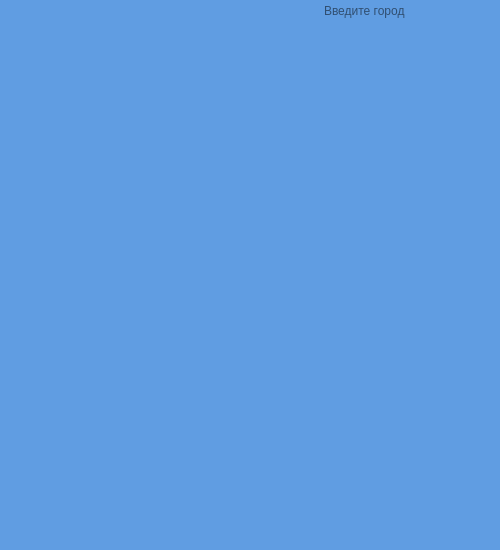
<?xml version="1.0" encoding="UTF-8"?>
<ui version="4.0">
 <class>MainWindow</class>
 <widget class="QMainWindow" name="MainWindow">
  <property name="geometry">
   <rect>
    <x>0</x>
    <y>0</y>
    <width>500</width>
    <height>550</height>
   </rect>
  </property>
  <property name="minimumSize">
   <size>
    <width>500</width>
    <height>550</height>
   </size>
  </property>
  <property name="maximumSize">
   <size>
    <width>500</width>
    <height>550</height>
   </size>
  </property>
  <property name="windowTitle">
   <string>Weather Forecast</string>
  </property>
  <property name="windowIcon">
   <iconset resource="resources.qrc">
    <normaloff>:/images/icon.png</normaloff>:/images/icon.png</iconset>
  </property>
  <property name="styleSheet">
   <string notr="true">background-color: #609DE2</string>
  </property>
  <property name="animated">
   <bool>true</bool>
  </property>
  <widget class="QWidget" name="centralWidget">
   <widget class="QTextEdit" name="cityEdit">
    <property name="geometry">
     <rect>
      <x>320</x>
      <y>0</y>
      <width>150</width>
      <height>30</height>
     </rect>
    </property>
    <property name="sizePolicy">
     <sizepolicy hsizetype="Fixed" vsizetype="Fixed">
      <horstretch>0</horstretch>
      <verstretch>0</verstretch>
     </sizepolicy>
    </property>
    <property name="minimumSize">
     <size>
      <width>150</width>
      <height>30</height>
     </size>
    </property>
    <property name="maximumSize">
     <size>
      <width>150</width>
      <height>30</height>
     </size>
    </property>
    <property name="styleSheet">
     <string notr="true"/>
    </property>
    <property name="inputMethodHints">
     <set>Qt::ImhNone</set>
    </property>
    <property name="frameShape">
     <enum>QFrame::NoFrame</enum>
    </property>
    <property name="lineWidth">
     <number>1</number>
    </property>
    <property name="verticalScrollBarPolicy">
     <enum>Qt::ScrollBarAlwaysOff</enum>
    </property>
    <property name="horizontalScrollBarPolicy">
     <enum>Qt::ScrollBarAlwaysOff</enum>
    </property>
    <property name="lineWrapMode">
     <enum>QTextEdit::NoWrap</enum>
    </property>
    <property name="tabStopWidth">
     <number>80</number>
    </property>
    <property name="placeholderText">
     <string>Введите город</string>
    </property>
   </widget>
   <widget class="QLabel" name="cityLabel">
    <property name="geometry">
     <rect>
      <x>250</x>
      <y>50</y>
      <width>70</width>
      <height>16</height>
     </rect>
    </property>
    <property name="sizePolicy">
     <sizepolicy hsizetype="Preferred" vsizetype="Preferred">
      <horstretch>0</horstretch>
      <verstretch>0</verstretch>
     </sizepolicy>
    </property>
    <property name="font">
     <font>
      <pointsize>15</pointsize>
      <weight>75</weight>
      <bold>true</bold>
     </font>
    </property>
    <property name="frameShape">
     <enum>QFrame::NoFrame</enum>
    </property>
    <property name="text">
     <string/>
    </property>
    <property name="textFormat">
     <enum>Qt::AutoText</enum>
    </property>
    <property name="scaledContents">
     <bool>false</bool>
    </property>
    <property name="alignment">
     <set>Qt::AlignCenter</set>
    </property>
    <property name="wordWrap">
     <bool>false</bool>
    </property>
   </widget>
   <widget class="QLabel" name="main_description">
    <property name="geometry">
     <rect>
      <x>240</x>
      <y>120</y>
      <width>59</width>
      <height>16</height>
     </rect>
    </property>
    <property name="text">
     <string/>
    </property>
    <property name="alignment">
     <set>Qt::AlignCenter</set>
    </property>
   </widget>
   <widget class="QLabel" name="actual_img">
    <property name="geometry">
     <rect>
      <x>45</x>
      <y>130</y>
      <width>64</width>
      <height>64</height>
     </rect>
    </property>
    <property name="minimumSize">
     <size>
      <width>64</width>
      <height>64</height>
     </size>
    </property>
    <property name="maximumSize">
     <size>
      <width>64</width>
      <height>64</height>
     </size>
    </property>
    <property name="text">
     <string/>
    </property>
   </widget>
   <widget class="QLabel" name="main_temp">
    <property name="geometry">
     <rect>
      <x>57</x>
      <y>220</y>
      <width>41</width>
      <height>21</height>
     </rect>
    </property>
    <property name="font">
     <font>
      <pointsize>32</pointsize>
     </font>
    </property>
    <property name="text">
     <string/>
    </property>
   </widget>
   <widget class="QLabel" name="feels_like_img">
    <property name="geometry">
     <rect>
      <x>170</x>
      <y>150</y>
      <width>24</width>
      <height>24</height>
     </rect>
    </property>
    <property name="text">
     <string/>
    </property>
   </widget>
   <widget class="QLabel" name="humidity_img">
    <property name="geometry">
     <rect>
      <x>170</x>
      <y>190</y>
      <width>24</width>
      <height>24</height>
     </rect>
    </property>
    <property name="text">
     <string/>
    </property>
   </widget>
   <widget class="QLabel" name="wind_img">
    <property name="geometry">
     <rect>
      <x>170</x>
      <y>230</y>
      <width>24</width>
      <height>24</height>
     </rect>
    </property>
    <property name="text">
     <string/>
    </property>
   </widget>
   <widget class="QLabel" name="feels_like_lbl">
    <property name="geometry">
     <rect>
      <x>220</x>
      <y>153</y>
      <width>60</width>
      <height>16</height>
     </rect>
    </property>
    <property name="font">
     <font>
      <pointsize>16</pointsize>
     </font>
    </property>
    <property name="text">
     <string/>
    </property>
   </widget>
   <widget class="QLabel" name="humidity_lbl">
    <property name="geometry">
     <rect>
      <x>220</x>
      <y>193</y>
      <width>60</width>
      <height>16</height>
     </rect>
    </property>
    <property name="font">
     <font>
      <pointsize>16</pointsize>
     </font>
    </property>
    <property name="text">
     <string/>
    </property>
   </widget>
   <widget class="QLabel" name="wind_lbl">
    <property name="geometry">
     <rect>
      <x>220</x>
      <y>233</y>
      <width>100</width>
      <height>16</height>
     </rect>
    </property>
    <property name="font">
     <font>
      <pointsize>16</pointsize>
     </font>
    </property>
    <property name="text">
     <string/>
    </property>
   </widget>
   <widget class="QLabel" name="day1">
    <property name="geometry">
     <rect>
      <x>52</x>
      <y>320</y>
      <width>20</width>
      <height>16</height>
     </rect>
    </property>
    <property name="text">
     <string/>
    </property>
    <property name="alignment">
     <set>Qt::AlignCenter</set>
    </property>
   </widget>
   <widget class="QLabel" name="day2">
    <property name="geometry">
     <rect>
      <x>170</x>
      <y>320</y>
      <width>20</width>
      <height>16</height>
     </rect>
    </property>
    <property name="text">
     <string/>
    </property>
    <property name="alignment">
     <set>Qt::AlignCenter</set>
    </property>
   </widget>
   <widget class="QLabel" name="day3">
    <property name="geometry">
     <rect>
      <x>290</x>
      <y>320</y>
      <width>20</width>
      <height>16</height>
     </rect>
    </property>
    <property name="text">
     <string/>
    </property>
    <property name="alignment">
     <set>Qt::AlignCenter</set>
    </property>
   </widget>
   <widget class="QLabel" name="day4">
    <property name="geometry">
     <rect>
      <x>420</x>
      <y>320</y>
      <width>20</width>
      <height>16</height>
     </rect>
    </property>
    <property name="text">
     <string/>
    </property>
    <property name="alignment">
     <set>Qt::AlignCenter</set>
    </property>
   </widget>
   <widget class="QLabel" name="day1_img">
    <property name="geometry">
     <rect>
      <x>30</x>
      <y>360</y>
      <width>64</width>
      <height>64</height>
     </rect>
    </property>
    <property name="text">
     <string/>
    </property>
   </widget>
   <widget class="QLabel" name="day2_img">
    <property name="geometry">
     <rect>
      <x>150</x>
      <y>360</y>
      <width>64</width>
      <height>64</height>
     </rect>
    </property>
    <property name="text">
     <string/>
    </property>
   </widget>
   <widget class="QLabel" name="day3_img">
    <property name="geometry">
     <rect>
      <x>270</x>
      <y>360</y>
      <width>64</width>
      <height>64</height>
     </rect>
    </property>
    <property name="text">
     <string/>
    </property>
   </widget>
   <widget class="QLabel" name="day4_img">
    <property name="geometry">
     <rect>
      <x>400</x>
      <y>360</y>
      <width>64</width>
      <height>64</height>
     </rect>
    </property>
    <property name="text">
     <string/>
    </property>
   </widget>
   <widget class="QLabel" name="day1_temp">
    <property name="geometry">
     <rect>
      <x>52</x>
      <y>440</y>
      <width>31</width>
      <height>21</height>
     </rect>
    </property>
    <property name="font">
     <font>
      <pointsize>14</pointsize>
     </font>
    </property>
    <property name="text">
     <string/>
    </property>
    <property name="alignment">
     <set>Qt::AlignCenter</set>
    </property>
   </widget>
   <widget class="QLabel" name="day2_temp">
    <property name="geometry">
     <rect>
      <x>170</x>
      <y>440</y>
      <width>31</width>
      <height>21</height>
     </rect>
    </property>
    <property name="font">
     <font>
      <pointsize>14</pointsize>
     </font>
    </property>
    <property name="text">
     <string/>
    </property>
    <property name="alignment">
     <set>Qt::AlignCenter</set>
    </property>
   </widget>
   <widget class="QLabel" name="day3_temp">
    <property name="geometry">
     <rect>
      <x>290</x>
      <y>440</y>
      <width>31</width>
      <height>21</height>
     </rect>
    </property>
    <property name="font">
     <font>
      <pointsize>14</pointsize>
     </font>
    </property>
    <property name="text">
     <string/>
    </property>
    <property name="alignment">
     <set>Qt::AlignCenter</set>
    </property>
   </widget>
   <widget class="QLabel" name="day4_temp">
    <property name="geometry">
     <rect>
      <x>420</x>
      <y>440</y>
      <width>31</width>
      <height>21</height>
     </rect>
    </property>
    <property name="font">
     <font>
      <pointsize>14</pointsize>
     </font>
    </property>
    <property name="text">
     <string/>
    </property>
    <property name="alignment">
     <set>Qt::AlignCenter</set>
    </property>
   </widget>
   <widget class="QPushButton" name="repeat_btn">
    <property name="geometry">
     <rect>
      <x>290</x>
      <y>4</y>
      <width>16</width>
      <height>16</height>
     </rect>
    </property>
    <property name="styleSheet">
     <string notr="true">border: 0</string>
    </property>
    <property name="text">
     <string/>
    </property>
    <property name="icon">
     <iconset resource="resources.qrc">
      <normaloff>:/images/refresh.png</normaloff>:/images/refresh.png</iconset>
    </property>
    <property name="default">
     <bool>true</bool>
    </property>
    <property name="flat">
     <bool>true</bool>
    </property>
   </widget>
   <widget class="QPushButton" name="request_btn">
    <property name="geometry">
     <rect>
      <x>475</x>
      <y>5</y>
      <width>16</width>
      <height>16</height>
     </rect>
    </property>
    <property name="styleSheet">
     <string notr="true">border: 0</string>
    </property>
    <property name="text">
     <string/>
    </property>
    <property name="icon">
     <iconset resource="resources.qrc">
      <normaloff>:/images/search.png</normaloff>:/images/search.png</iconset>
    </property>
    <property name="default">
     <bool>true</bool>
    </property>
    <property name="flat">
     <bool>true</bool>
    </property>
   </widget>
   <widget class="QTextEdit" name="day1_desc">
    <property name="geometry">
     <rect>
      <x>18</x>
      <y>465</y>
      <width>100</width>
      <height>81</height>
     </rect>
    </property>
    <property name="styleSheet">
     <string notr="true">border: 0</string>
    </property>
    <property name="readOnly">
     <bool>true</bool>
    </property>
   </widget>
   <widget class="QTextEdit" name="day3_desc">
    <property name="geometry">
     <rect>
      <x>257</x>
      <y>465</y>
      <width>100</width>
      <height>81</height>
     </rect>
    </property>
    <property name="styleSheet">
     <string notr="true">border: 0</string>
    </property>
    <property name="readOnly">
     <bool>true</bool>
    </property>
   </widget>
   <widget class="QTextEdit" name="day2_desc">
    <property name="geometry">
     <rect>
      <x>137</x>
      <y>465</y>
      <width>100</width>
      <height>81</height>
     </rect>
    </property>
    <property name="styleSheet">
     <string notr="true">border: 0</string>
    </property>
    <property name="readOnly">
     <bool>true</bool>
    </property>
   </widget>
   <widget class="QTextEdit" name="day4_desc">
    <property name="geometry">
     <rect>
      <x>387</x>
      <y>465</y>
      <width>100</width>
      <height>81</height>
     </rect>
    </property>
    <property name="styleSheet">
     <string notr="true">border: 0</string>
    </property>
    <property name="readOnly">
     <bool>true</bool>
    </property>
   </widget>
   <widget class="QLabel" name="precipitation_img">
    <property name="geometry">
     <rect>
      <x>330</x>
      <y>150</y>
      <width>24</width>
      <height>24</height>
     </rect>
    </property>
    <property name="text">
     <string/>
    </property>
   </widget>
   <widget class="QLabel" name="precipitation_lbl">
    <property name="geometry">
     <rect>
      <x>380</x>
      <y>153</y>
      <width>110</width>
      <height>20</height>
     </rect>
    </property>
    <property name="font">
     <font>
      <pointsize>16</pointsize>
     </font>
    </property>
    <property name="text">
     <string/>
    </property>
   </widget>
   <widget class="QLabel" name="pressure_lbl">
    <property name="geometry">
     <rect>
      <x>380</x>
      <y>193</y>
      <width>110</width>
      <height>20</height>
     </rect>
    </property>
    <property name="font">
     <font>
      <pointsize>16</pointsize>
     </font>
    </property>
    <property name="text">
     <string/>
    </property>
   </widget>
   <widget class="QLabel" name="pressure_img">
    <property name="geometry">
     <rect>
      <x>330</x>
      <y>190</y>
      <width>24</width>
      <height>24</height>
     </rect>
    </property>
    <property name="text">
     <string/>
    </property>
   </widget>
   <widget class="QPushButton" name="favouriteButton">
    <property name="geometry">
     <rect>
      <x>260</x>
      <y>4</y>
      <width>16</width>
      <height>16</height>
     </rect>
    </property>
    <property name="styleSheet">
     <string notr="true">border: 0
</string>
    </property>
    <property name="text">
     <string/>
    </property>
    <property name="icon">
     <iconset resource="resources.qrc">
      <normaloff>:/images/favourite.png</normaloff>:/images/favourite.png</iconset>
    </property>
   </widget>
   <widget class="QPushButton" name="settingsButton">
    <property name="geometry">
     <rect>
      <x>10</x>
      <y>4</y>
      <width>16</width>
      <height>16</height>
     </rect>
    </property>
    <property name="styleSheet">
     <string notr="true">border:0</string>
    </property>
    <property name="text">
     <string/>
    </property>
    <property name="icon">
     <iconset resource="resources.qrc">
      <normaloff>:/images/settings.png</normaloff>:/images/settings.png</iconset>
    </property>
   </widget>
   <widget class="QLabel" name="dateLabel">
    <property name="geometry">
     <rect>
      <x>240</x>
      <y>75</y>
      <width>59</width>
      <height>16</height>
     </rect>
    </property>
    <property name="text">
     <string/>
    </property>
   </widget>
  </widget>
 </widget>
 <layoutdefault spacing="6" margin="11"/>
 <resources>
  <include location="resources.qrc"/>
 </resources>
 <connections/>
</ui>
